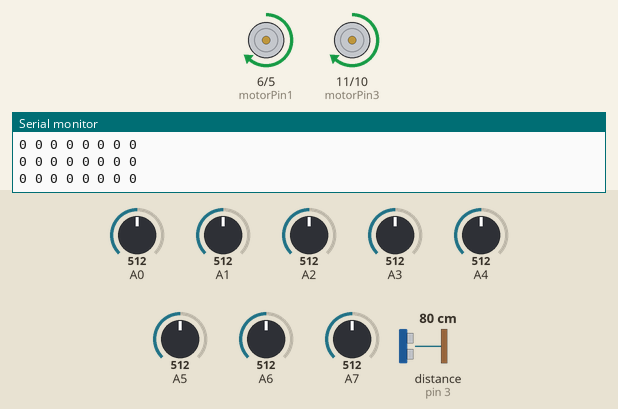
This sketch was run on a simulated Arduino Uno, built with avr-gcc and run on an emulated ATmega328P. Shown: motor-driver pin pairs drawn as motors (green arrow = first pin HIGH = forward, orange = second pin HIGH = backward, longer = more drive), the last lines printed to the serial monitor. Wiring (inferred from the names in the program): ultrasonic range finder: trigger pin 4; echo pin 3. Inputs (shaded band) come from the test bench; at power-on: distance to the obstacle (sensor on pin 3) 80 cm, A1 = 512, A2 = 512, A5 = 512, A6 = 512, A0 = 512, A3 = 512, A4 = 512, A7 = 512. The echo pulse lasts 58.3 µs per cm.

Above: at 6.6 s.
6.7 s: distance to the obstacle (sensor on pin 3) set to 16 cm
9.7 s: distance to the obstacle (sensor on pin 3) set to 13 cm
At 10.6 s:
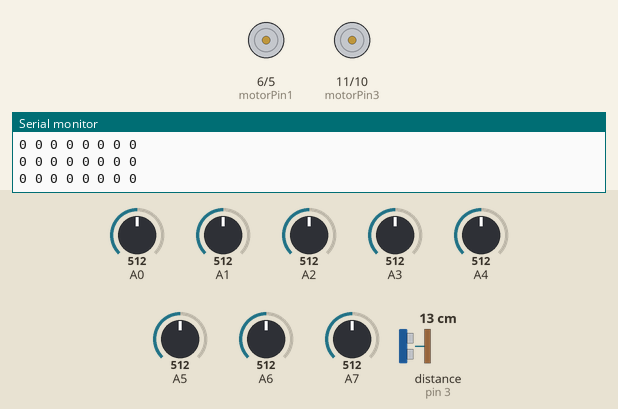
12.6 s: A1 set to 306
15.6 s: A2 set to 501
At 15.9 s:
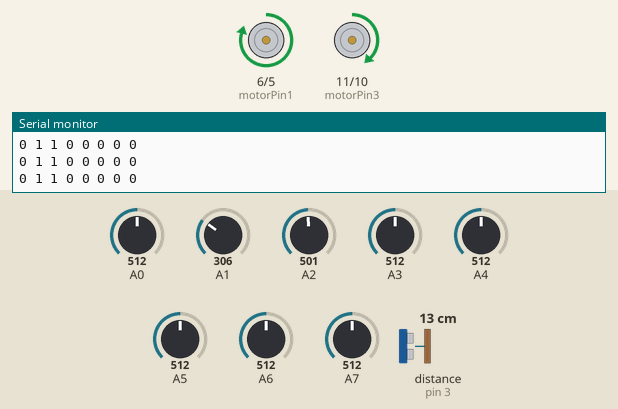
17.1 s: A5 set to 498
At 17.7 s:
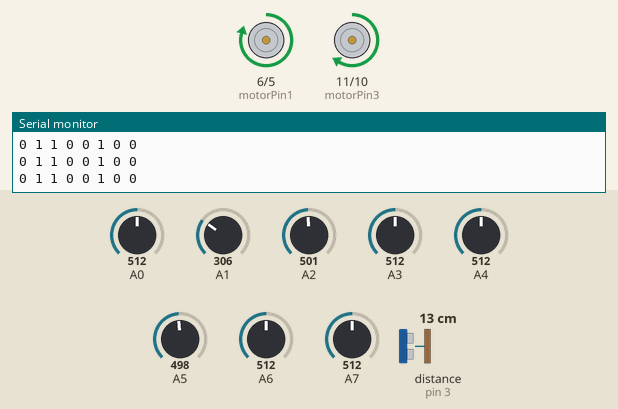
18.6 s: A6 set to 306
At 19.9 s:
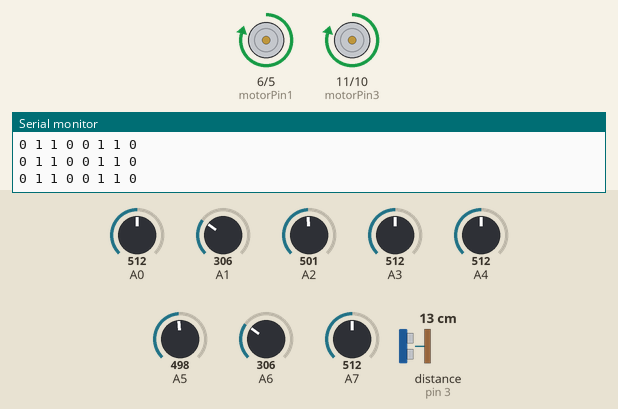
Timing chart, 0 to 21.1 s (numbered marks = the images above; inputs shaded):
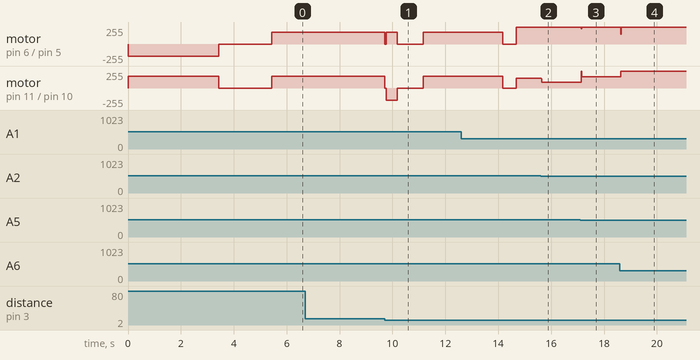

Measured:
- the behaviour switches between 15 and 14 cm on distance to the obstacle (sensor on pin 3) (found by bisection; images 0 and 1)
- the behaviour switches between 512 and 511 on A2 (found by bisection; images 1 and 2)
- the behaviour switches between 512 and 511 on A5 (found by bisection; images 2 and 3)
- after the input at 9.7 s, motor on pin 6 (motorPin1) / pin 5 (motorPin2): forward 180/255 → stopped after 0.47 s, → forward 180/255 1.0 s later; motor on pin 11 (motorPin3) / pin 10 (motorPin4): forward 180/255 → backward 180/255 at once, → stopped 0.46 s later, → forward 180/255 1.0 s later
- after the input at 15.6 s, motor on pin 11 (motorPin3) / pin 10 (motorPin4): forward 150/255 → forward 90/255 at once
- after the input at 17.1 s, motor on pin 6 (motorPin1) / pin 5 (motorPin2): forward 250/255 → forward 230/255 at once, → forward 250/255 0.02 s later; motor on pin 11 (motorPin3) / pin 10 (motorPin4): forward 90/255 → forward 170/255 at once
- after the input at 18.6 s, motor on pin 6 (motorPin1) / pin 5 (motorPin2): forward 250/255 → forward 150/255 at once, → forward 250/255 0.02 s later; motor on pin 11 (motorPin3) / pin 10 (motorPin4): forward 170/255 → forward 250/255 at once

The sketch:

Round_2_NK.ino
```cpp
#define sensorNum 8
#define maxSpeed 250
#define rotationSpeed 180

int blackLimit[sensorNum];
//int blackLimit[sensorNum] = {500,500,500,500,500,500,500,500}; //set blackLimit here
int digitalReading[sensorNum];

const int motorPin1=6,motorPin2=5;        //right motor
const int motorPin3=11,motorPin4=10;       //left motor


float error, prevError=0;

float mappedValue, targetValue =7;     //changed ferom 4.5 to 9
float safety=0.35;

float kp=40;                             //45 IF DOESN'T WORK
float kd=50;

int leftIR = 0, rightIR = 0;

int frontTrig = 4, frontEcho = 3;
int rightTrig = 9, rightEcho = 8;
int frontDistance = -1, rightDistance = -1;

int sonarTimer=0;
int sonarActive=0;
int obstacleKey=0;
int fDistance=0;

int linegapCount;
int motorResponse;
float correction;

int leftSpeed,rightSpeed;


int time=5;
int lastBlack;
int i;


void setup()
{

    pinMode(motorPin1, OUTPUT);
    pinMode(motorPin2, OUTPUT);
    pinMode(motorPin3, OUTPUT);
    pinMode(motorPin4, OUTPUT);
    pinMode(frontTrig, OUTPUT);
    pinMode(frontEcho, INPUT);
    pinMode(rightTrig, OUTPUT);
    pinMode(rightEcho, INPUT);

    Serial.begin(9600);
    calibration();

}


void loop()
{


    sensorMapping();


    for(int i=0; i<8; i++ )
     {
         Serial.print(digitalReading[i]);
         Serial.print(" ");


     }
     Serial.println();

    //Reset for acute
    if(digitalReading[0]==0 && digitalReading[7]==0){
          linegapCount++;
          if(linegapCount>15){

              rightIR = 0;
              leftIR = 0;
            }
          }
     else
      linegapCount=0;


//    if(obstacleKey==0){
//    frontDistance= triggerSonars(frontTrig, frontEcho);
//    //1Serial.println(fDistance);
//       if(frontDistance<15 && frontDistance>5){
//        brake();
//        delay(50);
//        frontDistance= trigger(frontTrig, frontEcho);
//        if(frontDistance<15 && frontDistance>5){
//            obstacleKey=1;
//            Run1();
//            Run2();
//          }
//       }
//    }
    if(mappedValue!=100)  //if bot is not fully on white
    {
        pid();
        motor(leftSpeed,rightSpeed);
    }


    //Acute turn
    else
    {

        if(leftIR == 1 && rightIR ==0)
        {

            plannedACRotate();

            while(digitalReading[3] == 0 && digitalReading[4] == 0 )
            {
                sensorMapping();

            }

            leftIR = 0;
        }
        else if(leftIR == 0 && rightIR == 1 )
        {
            plannedCRotate();

            while(digitalReading[3] == 0&&digitalReading[4] == 0)
            {
                sensorMapping();

            }

            rightIR = 0;

        }
        else
        {
            goForward();

if(obstacleKey==0)
{
    frontDistance= triggerSonars(frontTrig, frontEcho);
    //Serial.println(fDistance);
    if(frontDistance<15 && frontDistance>5)
    {
        brake();
        delay(50);
        frontDistance= trigger(frontTrig, frontEcho);
        if(frontDistance<15 && frontDistance>5)
        {
            obstacleKey=1;
            Run1();
            Run2();

        }
    }
    sensorMapping();


    rightIR = 0;
    leftIR = 0;
}

        }


    Serial.println();

}
}

void sensorMapping()
{
    int sum=0,count=0;

    for (int i = 0; i <sensorNum; i++)
    {

        if (analogRead(i) < blackLimit[i])
        {
            digitalReading[i] = 1;

            if(i > 0 && i < 7)
            {
            sum += i*2;
            count++;
            }
        }
        else
            digitalReading[i] = 0;

    }
    if(count!=0)
    {
        mappedValue = sum / count;
    }
    else
        mappedValue=100;

    if(digitalReading[1] || digitalReading[6])
    {
        leftIR = digitalReading[1];
        rightIR = digitalReading[6];
    }

}


void pid()
{

    error=targetValue-mappedValue;
    correction=(kp*error)+(kd*(error-prevError));
    prevError=error;
    motorResponse=(int)correction;

    if(motorResponse>maxSpeed)
        motorResponse=maxSpeed;

    if(motorResponse<-maxSpeed)
        motorResponse=-maxSpeed;

    if(motorResponse>0)
    {
        rightSpeed=maxSpeed;
        leftSpeed=maxSpeed-motorResponse;
    }
    else
    {
        rightSpeed=maxSpeed+ motorResponse;
        leftSpeed=maxSpeed;
    }

}

void motor(int left, int right)
{

    if(right>0)
    {
        analogWrite(motorPin1,right);
        analogWrite(motorPin2,0);
    }
    else
    {
        analogWrite(motorPin1,0);
        analogWrite(motorPin2,-right);
    }

    if(left>0)
    {
        analogWrite(motorPin3,left);
        analogWrite(motorPin4,0);
    }
    else
    {
        analogWrite(motorPin3,0);
        analogWrite(motorPin4,-left);
    }

}

void plannedCRotate()
{
    analogWrite(motorPin1,0);
    analogWrite(motorPin2, rotationSpeed);
    analogWrite(motorPin3, rotationSpeed);
    analogWrite(motorPin4,0);

}

void plannedACRotate()
{
    analogWrite(motorPin1,rotationSpeed);
    analogWrite(motorPin2, 0);
    analogWrite(motorPin3, 0);
    analogWrite(motorPin4,rotationSpeed);

}

void brake(void)
{
    analogWrite(motorPin1, 0);
    analogWrite(motorPin2, 0);
    analogWrite(motorPin3, 0);
    analogWrite(motorPin4, 0);
}

void goForward(void)
{
    analogWrite(motorPin1,rotationSpeed );
    analogWrite(motorPin2, 0);
    analogWrite(motorPin3, rotationSpeed);
    analogWrite(motorPin4, 0);


}
void goBack(void)
{
    analogWrite(motorPin1,0 );
    analogWrite(motorPin2, rotationSpeed);
    analogWrite(motorPin3, 0);
    analogWrite(motorPin4, rotationSpeed);


}
void calibration()
{
    plannedCRotate();
    int sensorArray[sensorNum][2];

    for(int i = 0; i < sensorNum; i++)
    {
        sensorArray[i][0] = analogRead(A0+i);
        sensorArray[i][1] = analogRead(A0+i);
    }


    int loopCounter = (int)(time * 1000 / 2.5);
    while(loopCounter)
    {
        for(int i = 0; i < sensorNum; i++)
        {
            if(analogRead(A0+i)<sensorArray[i][0])
                sensorArray[i][0]=analogRead(A0+i);
            if(analogRead(A0+i)>sensorArray[i][1])
                sensorArray[i][1]=analogRead(A0+i);
        }
        loopCounter--;
    }

    for(int i=0; i < sensorNum; i++)
        blackLimit[i] = (int)(sensorArray[i][0] + safety * (sensorArray[i][1] - sensorArray[i][0]));

    brake();
    delay(2000);
}

long mstocm(long microseconds)
{
 return (microseconds*346.3)/2/10000;
}

long trigger(int trigPin,int echoPin)
{
  unsigned long oldTime;
  unsigned long tiMe;                //changed time to tiMe
  unsigned long timeLimit=2000;

  digitalWrite(echoPin,LOW);
  digitalWrite(trigPin, LOW);
  delayMicroseconds(2);
  digitalWrite(trigPin, HIGH);
  delayMicroseconds(10);
  digitalWrite(trigPin, LOW);


  while(digitalRead(echoPin)==LOW);

  oldTime=micros();
  while(digitalRead(echoPin)==HIGH&&(micros()-oldTime<timeLimit));
  tiMe=micros()-oldTime;


  long distance =  mstocm(tiMe);

//  Serial.print(" trigger Time: ");
//  Serial.println(distance);

  return distance;
}

int triggerSonars(int trigg,int echo)
{
//  Serial.println("trigger start");
  int sonarDelay=12;  //use 50 if 50 works fine


  if(millis()-sonarTimer < sonarDelay)
   delay(sonarDelay-millis()+sonarTimer);

  int sonarDistance=trigger(trigg,echo);


  sonarTimer=millis();
  return sonarDistance;
//  Serial.println("trigger end");
}

void Run1(){

      plannedACRotate();
      delay(410);
}
void Run2(){
   brake();
   delay(1000);


    curveRun1();
    delay(3000);
    brake();
    delay(500);

    while(mappedValue==100){
        curveRun2();
        sensorMapping();
        }

}
void curveRun1(){
    analogWrite(motorPin1,120);
    analogWrite(motorPin2,0);
    analogWrite(motorPin3,150);
    analogWrite(motorPin4, 0);
}
void curveRun2(){
    analogWrite(motorPin1,98);
    analogWrite(motorPin2,0);
    analogWrite(motorPin3,150);
    analogWrite(motorPin4, 0);
}
```
